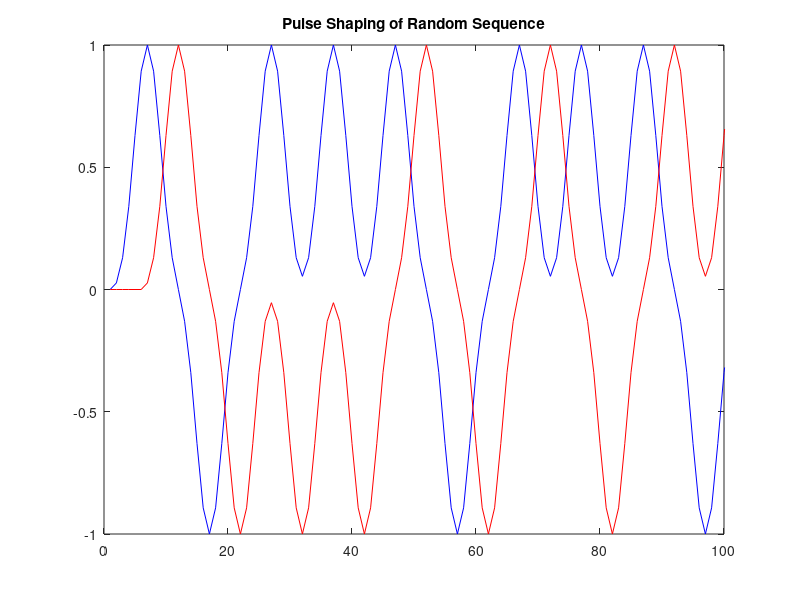
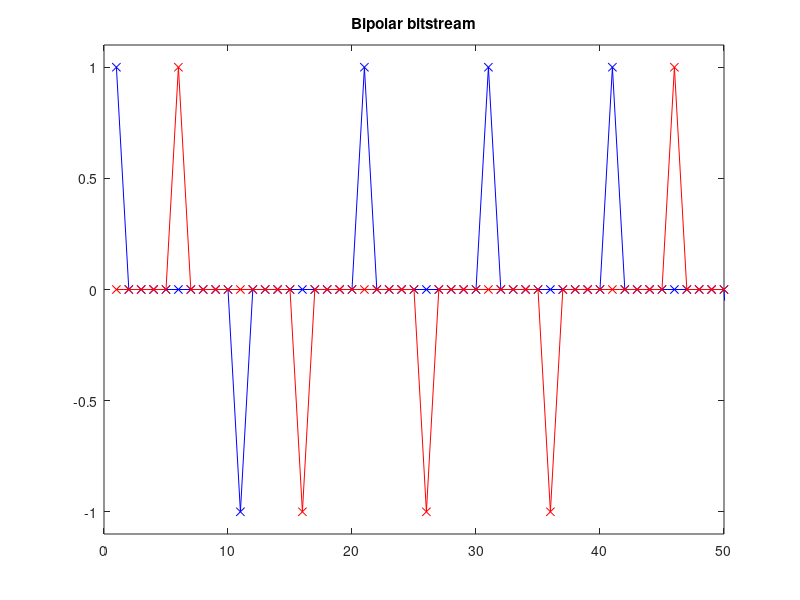
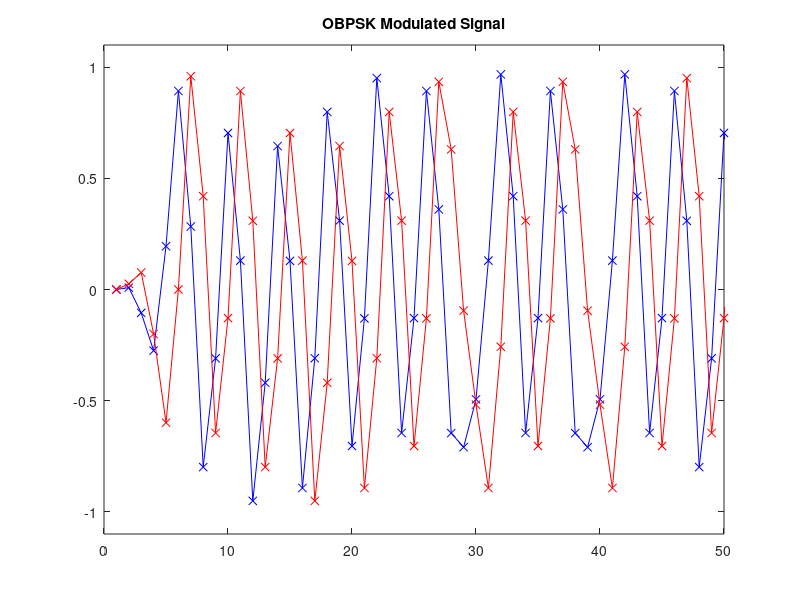
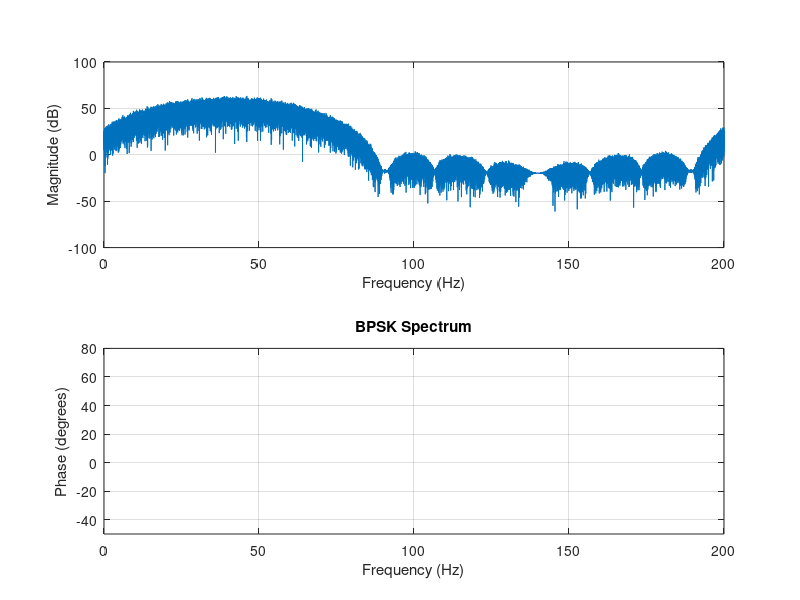

Recreate these plots in MATLAB, in order.
clc 
clear all
close all

Nbits = 5000; % N bits

spb = 10 %samples per symbol
Random = upsample(sign(randn(1,Nbits)),spb); %Random sequence (imaginary)
Random = [Random zeros(1,spb/2)];
RandomQ = upsample(sign(randn(1,Nbits)),spb); %Random sequence
RandomQ = [zeros(1,spb/2) RandomQ];
IQ = Random + j*RandomQ;

Fc = 40; % Carrier frequency
Fs = 200; % Sampling frequency
%numCycles = 137.5 ;
%Tb = numCycles/Fc;  % Bit duration
%t = 0:1/Fs:(numCycles-1/Fs); %Period of one cycle
%t = t(1:2500);
n = 0:Nbits*spb-1+spb/2;
t = n/Fs;

A = 1;

%carrier = A*cos(2*pi*(Fc/Fs)*n); %Carrier wave
carrier = A*exp(j*2*pi*(Fc/Fs)*n); %Carrier wave
real_carrier = real(carrier);

X = 13
ps = boxcar(X);
ps = blackman(X);
figure(7)
plot(ps)
title('Pulse Shaping')
y = filter(ps,1,IQ); %Pulse shaping 

I_bits = Random; %% Polar data of 1s and -1s
Q_bits = RandomQ;



figure(1)
plot(real(y),'b-');
hold on
plot(imag(y),'r-');
hold off
title('Pulse Shaping of Random Sequence')
xlim([0 100]);


obpsk = carrier.*y; %offset bpsk
figure(2)
plot(I_bits,'bx-');
hold on
plot(Q_bits,'rx-');
hold off
title('Bipolar bitstream')
xlim([0 50]);
ylim([-1.1 1.1]);


figure(3)
plot(real(obpsk),'bx-');
hold on
plot(imag(obpsk),'rx-');
hold off
title('OBPSK Modulated Signal')
xlim([0 50]);
ylim([-1.1 1.1]);

%{
figure(4)
plot(carrier)
title('Carrier')
xlim([0 50]);
ylim([-1.1 1.1]);
%}

figure(5)
freqz(obpsk,1,2^10,'whole',Fs); 
title('BPSK Spectrum')
ylim([-50 80]);


figure(6)
freqz(y,1,2^10,'whole',Fs);
title('Baseband Signal Spectrum')
ylim([-80 80]);
return

base_real = real(y);
figure(7)
plot(base_real);






